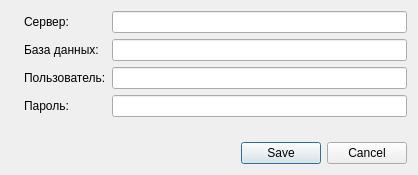
<?xml version="1.0" encoding="UTF-8"?>
<ui version="4.0">
 <class>ConnectionSettingDialog</class>
 <widget class="QDialog" name="ConnectionSettingDialog">
  <property name="geometry">
   <rect>
    <x>0</x>
    <y>0</y>
    <width>418</width>
    <height>175</height>
   </rect>
  </property>
  <property name="windowTitle">
   <string>Настройка подключения</string>
  </property>
  <property name="windowIcon">
   <iconset resource="../resource.qrc">
    <normaloff>:/Images/databasesettings32.png</normaloff>:/Images/databasesettings32.png</iconset>
  </property>
  <layout class="QGridLayout" name="gridLayout">
   <item row="0" column="0" alignment="Qt::AlignTop">
    <widget class="QLabel" name="label_5">
     <property name="text">
      <string/>
     </property>
     <property name="pixmap">
      <pixmap resource="../resource.qrc">:/Images/databasesettings128.png</pixmap>
     </property>
    </widget>
   </item>
   <item row="0" column="1">
    <layout class="QFormLayout" name="formLayout">
     <item row="0" column="0">
      <widget class="QLabel" name="label">
       <property name="text">
        <string>Сервер:</string>
       </property>
      </widget>
     </item>
     <item row="0" column="1">
      <widget class="QLineEdit" name="lineEditServer"/>
     </item>
     <item row="1" column="0">
      <widget class="QLabel" name="label_2">
       <property name="text">
        <string>База данных:</string>
       </property>
      </widget>
     </item>
     <item row="1" column="1">
      <widget class="QLineEdit" name="lineEditDatabase"/>
     </item>
     <item row="2" column="0">
      <widget class="QLabel" name="label_3">
       <property name="text">
        <string>Пользователь:</string>
       </property>
      </widget>
     </item>
     <item row="2" column="1">
      <widget class="QLineEdit" name="lineEditUser"/>
     </item>
     <item row="3" column="0">
      <widget class="QLabel" name="label_4">
       <property name="text">
        <string>Пароль:</string>
       </property>
      </widget>
     </item>
     <item row="3" column="1">
      <widget class="QLineEdit" name="lineEditPassword"/>
     </item>
    </layout>
   </item>
   <item row="1" column="1">
    <widget class="QDialogButtonBox" name="buttonBox">
     <property name="orientation">
      <enum>Qt::Horizontal</enum>
     </property>
     <property name="standardButtons">
      <set>QDialogButtonBox::Cancel|QDialogButtonBox::Save</set>
     </property>
    </widget>
   </item>
  </layout>
 </widget>
 <resources>
  <include location="../resource.qrc"/>
 </resources>
 <connections>
  <connection>
   <sender>buttonBox</sender>
   <signal>accepted()</signal>
   <receiver>ConnectionSettingDialog</receiver>
   <slot>accept()</slot>
   <hints>
    <hint type="sourcelabel">
     <x>248</x>
     <y>254</y>
    </hint>
    <hint type="destinationlabel">
     <x>157</x>
     <y>274</y>
    </hint>
   </hints>
  </connection>
  <connection>
   <sender>buttonBox</sender>
   <signal>rejected()</signal>
   <receiver>ConnectionSettingDialog</receiver>
   <slot>reject()</slot>
   <hints>
    <hint type="sourcelabel">
     <x>316</x>
     <y>260</y>
    </hint>
    <hint type="destinationlabel">
     <x>286</x>
     <y>274</y>
    </hint>
   </hints>
  </connection>
 </connections>
</ui>
